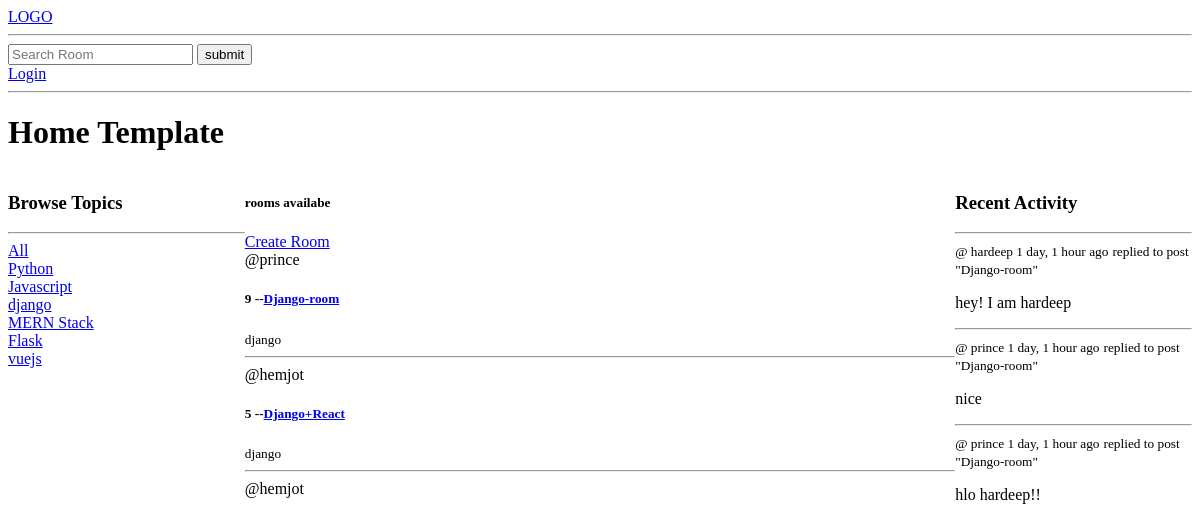
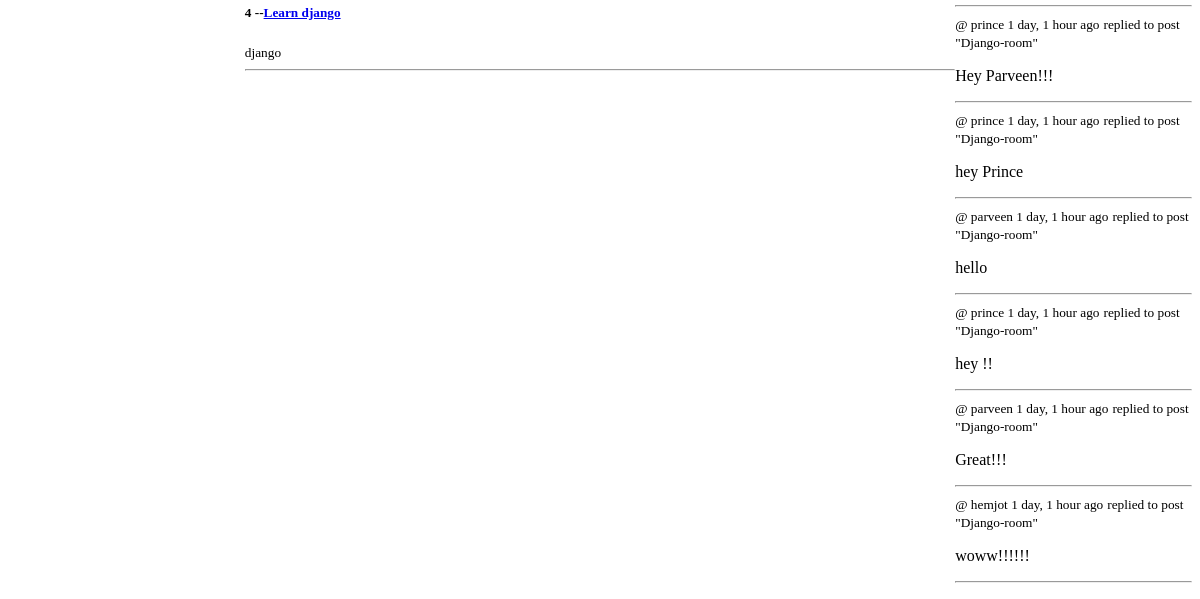
Page /?q=django on the earlier database version (2 pictures, top to bottom).
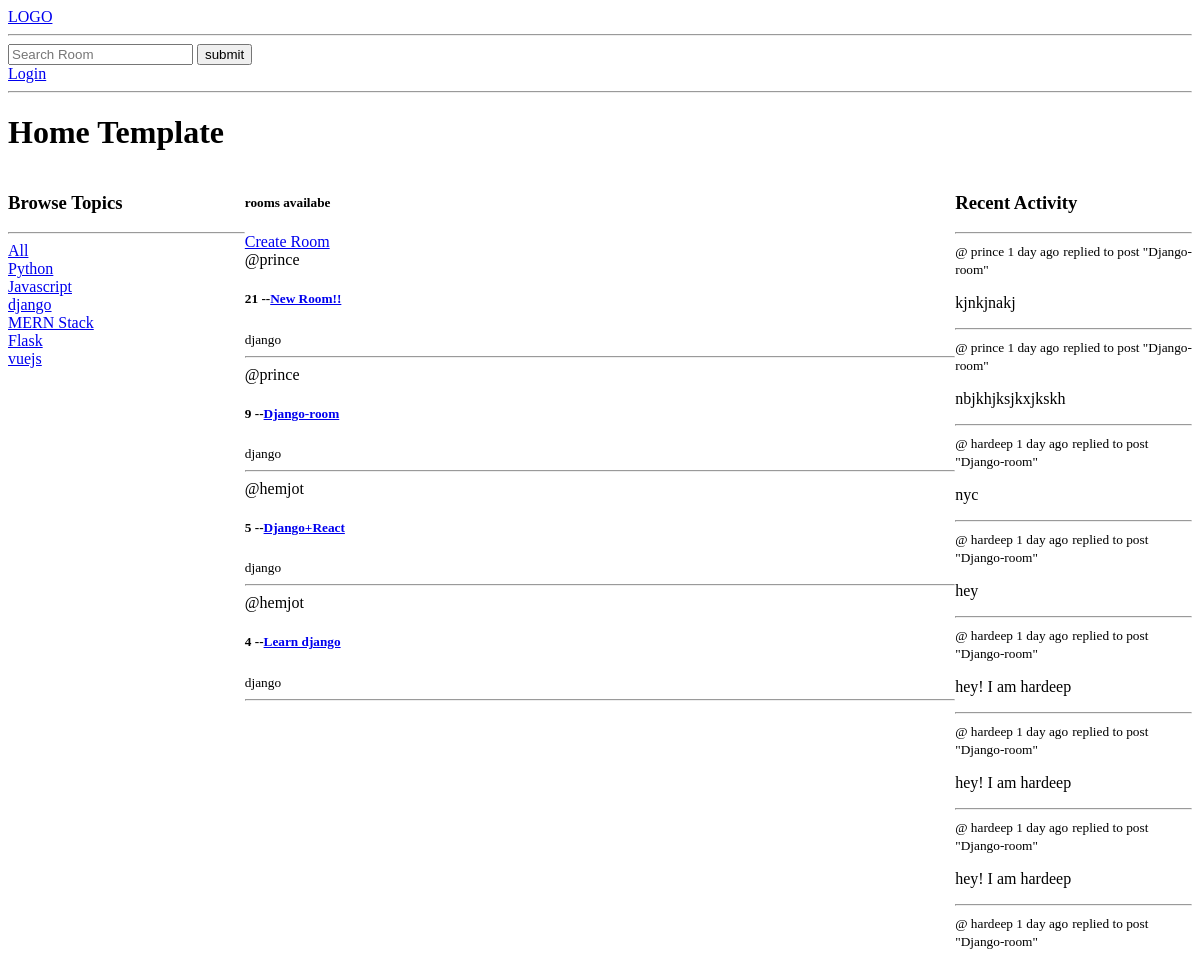
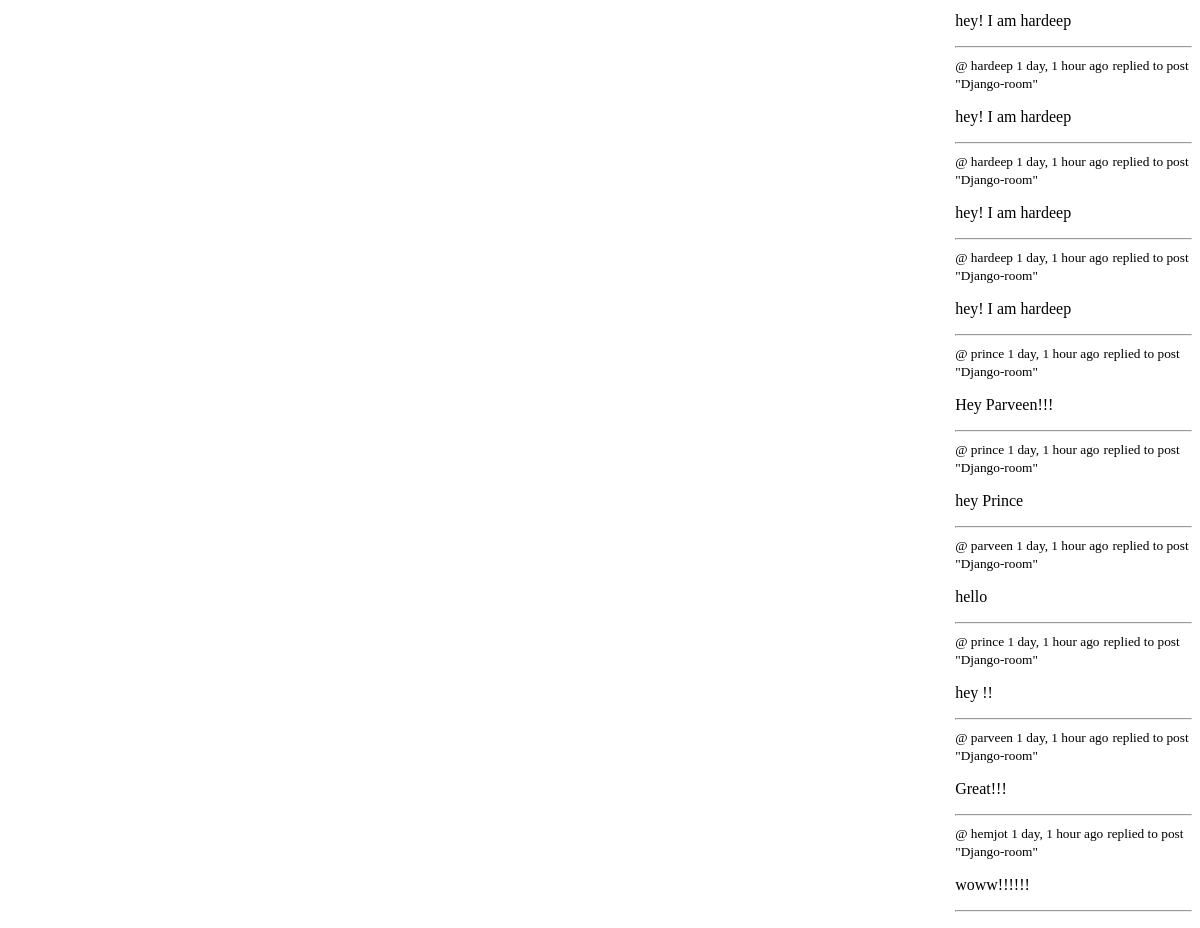
Same page on the later database version (2 pictures, top to bottom).
### base/models.py (models this page shows, shortened)
class Topic(models.Model):
    name = models.CharField(max_length=100)

class Room(models.Model):
    host=models.ForeignKey(User, on_delete=models.SET_NULL, null=True )
    name = models.CharField(max_length=100)
    topic=models.ForeignKey(Topic, on_delete=models.CASCADE, null=True)
    participants=models.ManyToManyField(User, related_name='participants', blank=True)
    description = models.TextField(max_length=250)
    created_at = models.DateTimeField(auto_now_add=True)
    updated_at = models.DateTimeField(auto_now=True)
    class Meta:
        ordering = ['-created_at', 'updated_at']

class Message(models.Model):
    user= models.ForeignKey(User, on_delete=models.SET_NULL, null=True)
    room = models.ForeignKey(Room, on_delete=models.CASCADE, null=True)
    body=models.TextField()
    created_at = models.DateTimeField(auto_now_add=True, null=True)
    class Meta:
        ordering = ['-created_at']

### base/views.py (the view)
# urls.py: path('',views.home, name='home' ),
def home(request):
    q= request.GET.get('q') if request.GET.get('q') != None else ''
    print(q)
    rooms= Room.objects.filter(
      Q( name__icontains=q ) |
      Q( description__icontains=q ) |
      Q( topic__name__icontains=q ) |
      Q( host__username__icontains=q )
    )
    topics= Topic.objects.all()
    room_message = Message.objects.filter(Q(room__topic__name__icontains = q))
    return render(request, 'base/home.html', context={'rooms':rooms, 'topics':topics, 'room_message': room_message})

### base/templates/base/home.html (shortened to what this page needs)
{% extends 'main.html' %}
{% block content %}
<h1>Home Template</h1>
<div class="home-container">
    <div>
        {% include 'base/topics_component.html' %}
    </div>
    <div>
        <h5>{{room_count}} rooms availabe</h5>
        <a href="{% url 'create-room' %}">Create Room</a>
        <div>
            {% include 'base/feed_component.html' %}
        </div>
    </div>
    <div>
        {% include 'base/activity_component.html' %}
    </div>
</div>
{% endblock content%}

### base/templates/base/topics_component.html
<h3>Browse Topics</h3>
<hr>
<div>
    <a href="{% url 'home' %}">All</a>
</div>
{% for topic in topics %}
<div>
     <a href="{% url 'home' %}?q={{topic.name}}">{{topic.name}}</a>
</div>
{%endfor%}

### base/templates/base/feed_component.html (shortened to what this page needs)
{% for room in rooms %}
<div>
    <span>@{{room.host.username}}</span>
    <h5>{{room.id}} --<a href="{% url 'room' room.id %}">{{room.name}}</a></h5>
<small>{{room.topic.name}}</small>
<hr>
</div>
{% endfor %}

### base/templates/base/activity_component.html (shortened to what this page needs)
<h3>Recent Activity</h3>
<hr>
{% for message in room_message %}
<div>
<small>@ {{message.user}}   {{message.created_at | timesince}} ago</small>
<small> replied to post "{{message.room.name}}"</small>
<p>{{message.body}}</p>
<hr>
</div>
{% endfor %}

Differences in the rows shown:
removed Message: user "prince", created_at "1 day, 1 hour", room.name "Django-room", body "nice"
removed Message: user "prince", created_at "1 day, 1 hour", room.name "Django-room", body "hlo hardeep!!"
added Room: host.username "prince", id "21", name "New Room!!", topic.name "django"
added Message: user "prince", created_at "1 day", room.name "Django-room", body "kjnkjnakj"
added Message: user "prince", created_at "1 day", room.name "Django-room", body "nbjkhjksjkxjkskh"
added Message: user "hardeep", created_at "1 day", room.name "Django-room", body "nyc"
added Message: user "hardeep", created_at "1 day", room.name "Django-room", body "hey"
added Message: user "hardeep", created_at "1 day", room.name "Django-room", body "hey! I am hardeep"
added Message: user "hardeep", created_at "1 day", room.name "Django-room", body "hey! I am hardeep"
added Message: user "hardeep", created_at "1 day", room.name "Django-room", body "hey! I am hardeep"
added Message: user "hardeep", created_at "1 day", room.name "Django-room", body "hey! I am hardeep"
added Message: user "hardeep", created_at "1 day, 1 hour", room.name "Django-room", body "hey! I am hardeep"
added Message: user "hardeep", created_at "1 day, 1 hour", room.name "Django-room", body "hey! I am hardeep"
